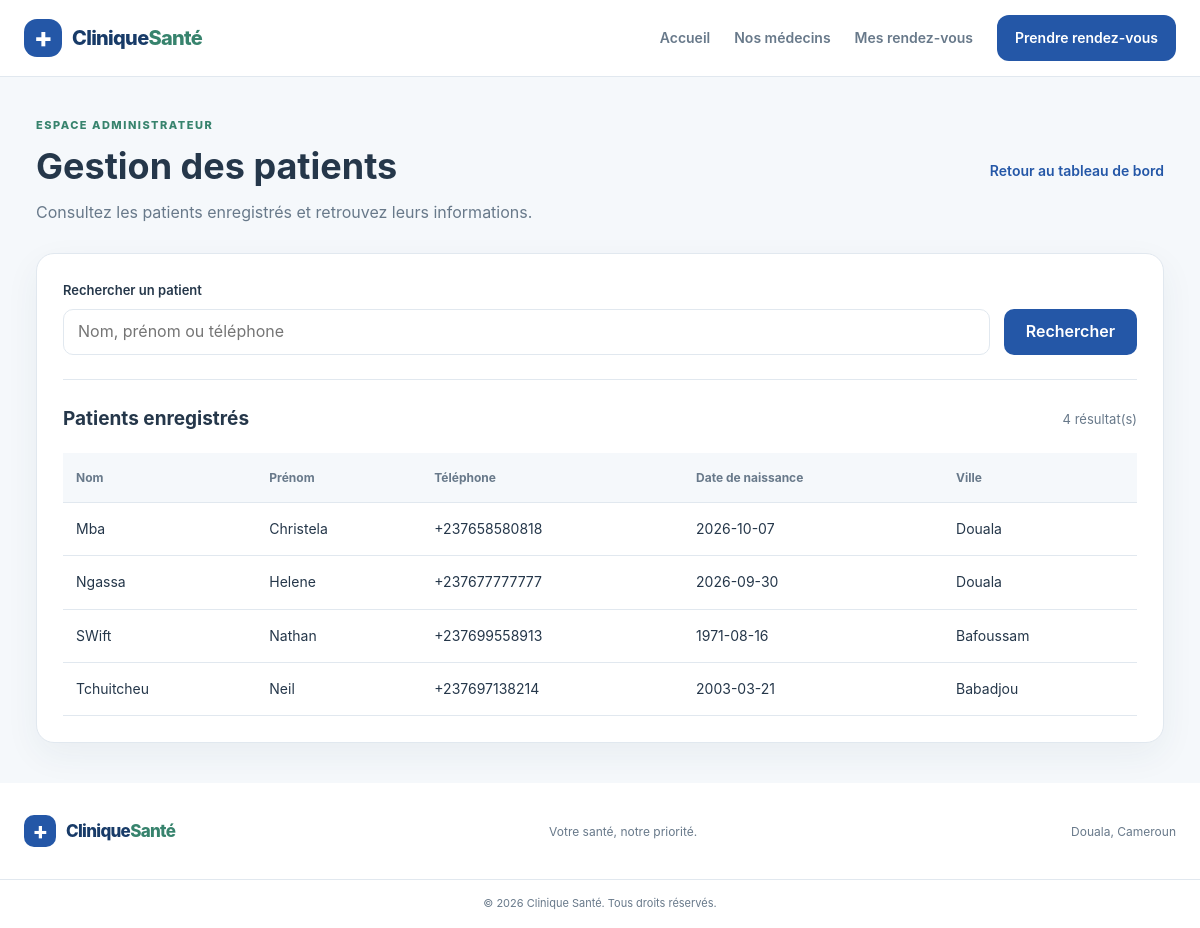
Page /admin/patients (signed in) on the earlier database version.
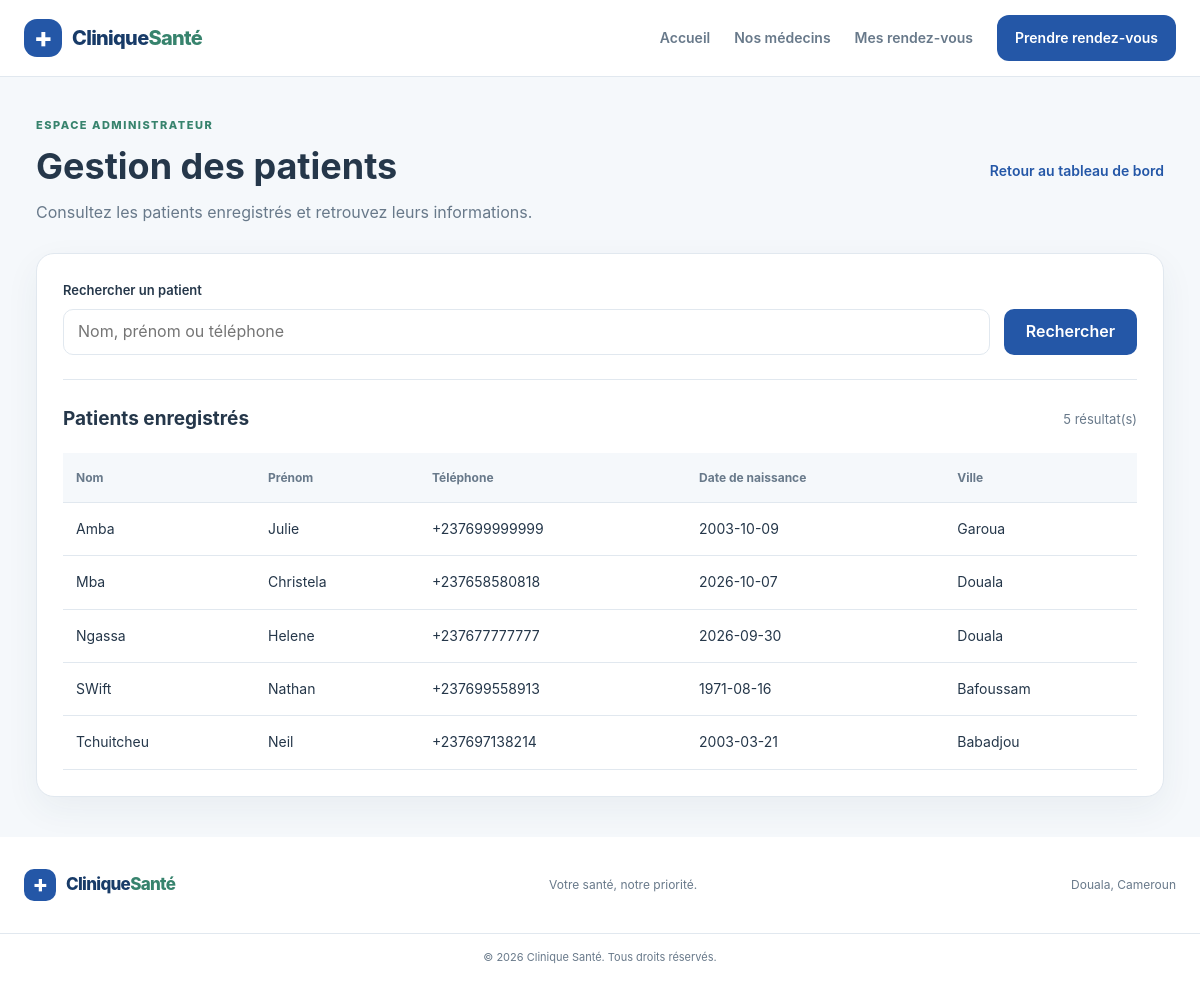
Same page on the later database version.
### tables this page shows
CREATE TABLE patients (
    id INTEGER PRIMARY KEY AUTOINCREMENT,
    nom TEXT NOT NULL,
    prenom TEXT NOT NULL,
    telephone TEXT NOT NULL UNIQUE,
    date_naissance TEXT NOT NULL,
    ville TEXT NOT NULL
, date_creation TEXT);

### app.py (the view)
@app.route("/admin/patients")
@administrateur_requis
def liste_patients():
    connexion = get_db()
    recherche = request.args.get("q", "").strip()
    if recherche:
        terme = f"%{recherche}%"
        patients = connexion.execute(
            """
            SELECT id, nom, prenom, telephone, date_naissance, ville
            FROM patients
            WHERE nom LIKE ?
               OR prenom LIKE ?
               OR telephone LIKE ?
            ORDER BY nom, prenom
            """,
            (terme, terme, terme),
        ).fetchall()
    else:
        patients = connexion.execute(
            """
            SELECT id, nom, prenom, telephone, date_naissance, ville
            FROM patients
            ORDER BY nom, prenom
            """
        ).fetchall()
    return render_template(
        "admin/patients.html",
        patients=patients,
        recherche=recherche,
    )

### app.py (called while the page is built)
def administrateur_requis(fonction):
    @wraps(fonction)
    def fonction_protegee(*args, **kwargs):
        if "administrateur_id" not in session:
            return redirect(url_for("connexion_admin"))
        return fonction(*args, **kwargs)
    return fonction_protegee

@app.teardown_appcontext
def fermer_connexion(exception=None):
    connexion = g.pop("connexion", None)
    if connexion is not None:
        connexion.close()

### database/db.py (called while the page is built)
def get_db():
    if "connexion" not in g:
        g.connexion = sqlite3.connect(CHEMIN_BASE)
        g.connexion.row_factory = sqlite3.Row
        g.connexion.execute("PRAGMA foreign_keys = ON")
    return g.connexion

### templates/admin/patients.html (shortened to what this page needs)
 {% extends "base.html" %}
{% block content %}
<section class="admin-patients-page">
    <div class="admin-patients-header">
        <div>
            <p class="admin-patients-eyebrow">ESPACE ADMINISTRATEUR</p>
            <h1>Gestion des patients</h1>
            <p class="admin-patients-description">
                Consultez les patients enregistrés et retrouvez leurs informations.
            </p>
        </div>
        <a class="admin-patients-back" href="{{ url_for('tableau_de_bord') }}">
            Retour au tableau de bord
        </a>
    </div>
    <div class="admin-patients-panel">
        <form method="GET" action="{{ url_for('liste_patients') }}"
              class="admin-patients-search">
            <div class="admin-patients-search-field">
                <label for="recherche-patient">Rechercher un patient</label>
                <input
                    type="search"
                    id="recherche-patient"
                    name="q"
                    value="{{ recherche }}"
                    placeholder="Nom, prénom ou téléphone"
                >
            </div>
            <button type="submit" class="admin-patients-button">
                Rechercher
            </button>
        </form>
        <div class="admin-patients-summary">
            <h2>Patients enregistrés</h2>
            <span>{{ patients|length }} résultat(s)</span>
        </div>
        {% if patients %}
            <div class="admin-patients-table-wrap">
                <table class="admin-patients-table">
                    <thead>
                        <tr>
                            <th>Nom</th>
                            <th>Prénom</th>
                            <th>Téléphone</th>
                            <th>Date de naissance</th>
                            <th>Ville</th>
                        </tr>
                    </thead>
                    <tbody>
                        {% for patient in patients %}
                            <tr>
                                <td>{{ patient["nom"] }}</td>
                                <td>{{ patient["prenom"] }}</td>
                                <td>{{ patient["telephone"] }}</td>
                                <td>{{ patient["date_naissance"] }}</td>
                                <td>{{ patient["ville"] }}</td>
                            </tr>
                        {% endfor %}
                    </tbody>
                </table>
            </div>
        {% endif %}
    </div>
</section>
{% endblock %}

### templates/base.html (shortened to what this page needs)
<!DOCTYPE html>
<html lang="fr">
<head>
    <link rel="stylesheet" href="{{ url_for('static', filename='css/style.css') }}">
</head>
<body>
    <header class="site-header">
        <nav class="navbar container" aria-label="Navigation principale">
            <a class="brand" href="{{ url_for('accueil') }}">
                <span class="brand-mark" aria-hidden="true">+</span>
                <span>Clinique<span class="brand-accent">Santé</span></span>
            </a>
            <div class="nav-links" id="nav-links">
                <a href="{{ url_for('accueil') }}">Accueil</a>
                <a href="{{ url_for('medecins') }}">Nos médecins</a>
                <a href="{{ url_for('mes_rendez_vous') }}">Mes rendez-vous</a>
                <a class="nav-button" href="{{ url_for('medecins') }}">
                    Prendre rendez-vous
                </a>
            </div>
        </nav>
    </header>
    <main>
        {% block content %}{% endblock %}
    </main>
    <footer class="site-footer">
        <div class="container footer-content">
            <a class="brand footer-brand" href="{{ url_for('accueil') }}">
                <span class="brand-mark" aria-hidden="true">+</span>
                <span>Clinique<span class="brand-accent">Santé</span></span>
            </a>
            <p>Votre santé, notre priorité.</p>
            <p class="footer-location">Douala, Cameroun</p>
        </div>
        <div class="footer-bottom">
            <p>&copy; 2026 Clinique Santé. Tous droits réservés.</p>
        </div>
    </footer>
</body>
</html>

Differences in the rows shown:
added patients: nom "Amba", prenom "Julie", telephone "+237699999999", date_naissance "2003-10-09", ville "Garoua"
Other differences:
{{ patients|length }}: "4" → "5"
